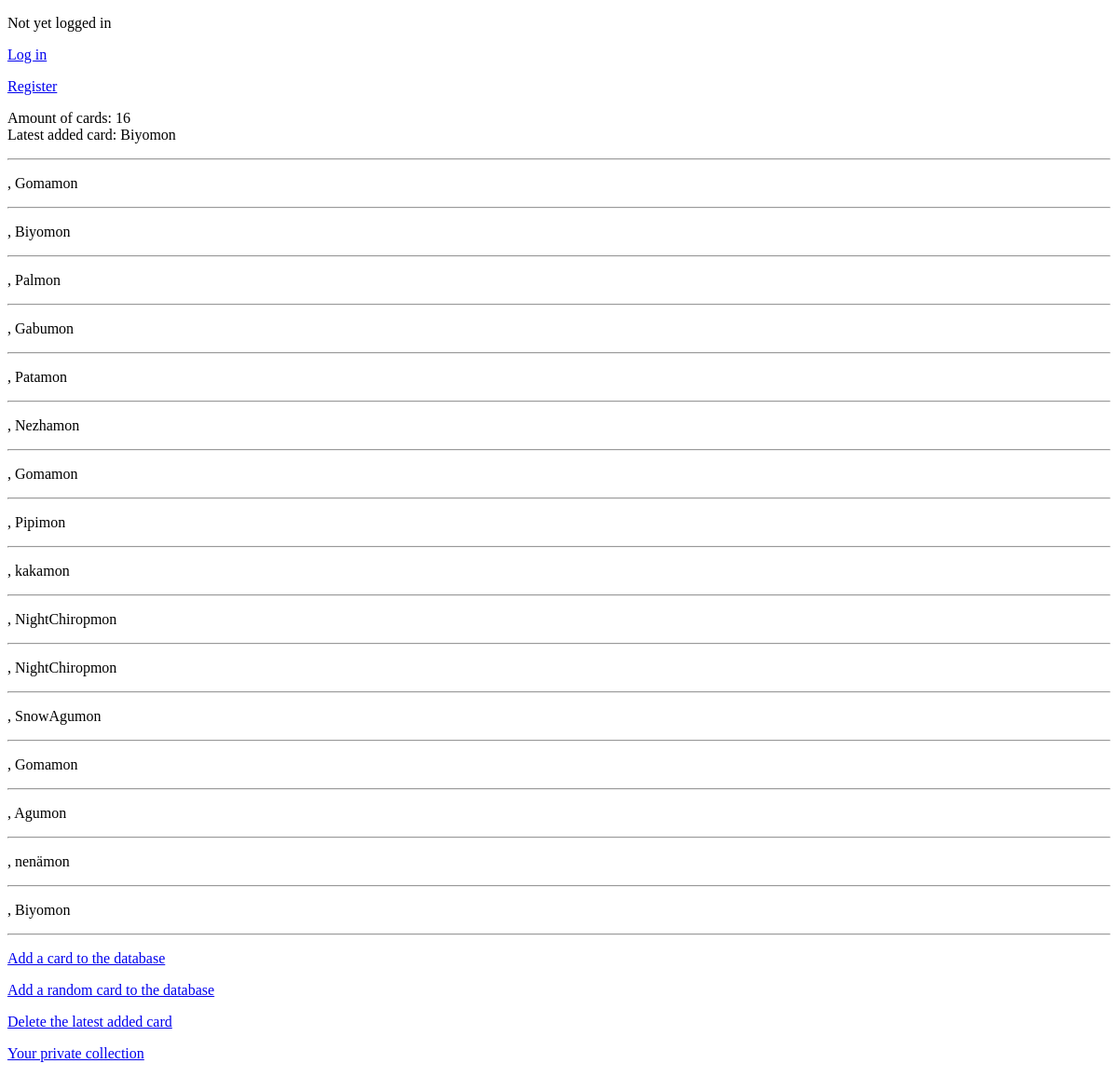
The app's page /full_card_list, older data.
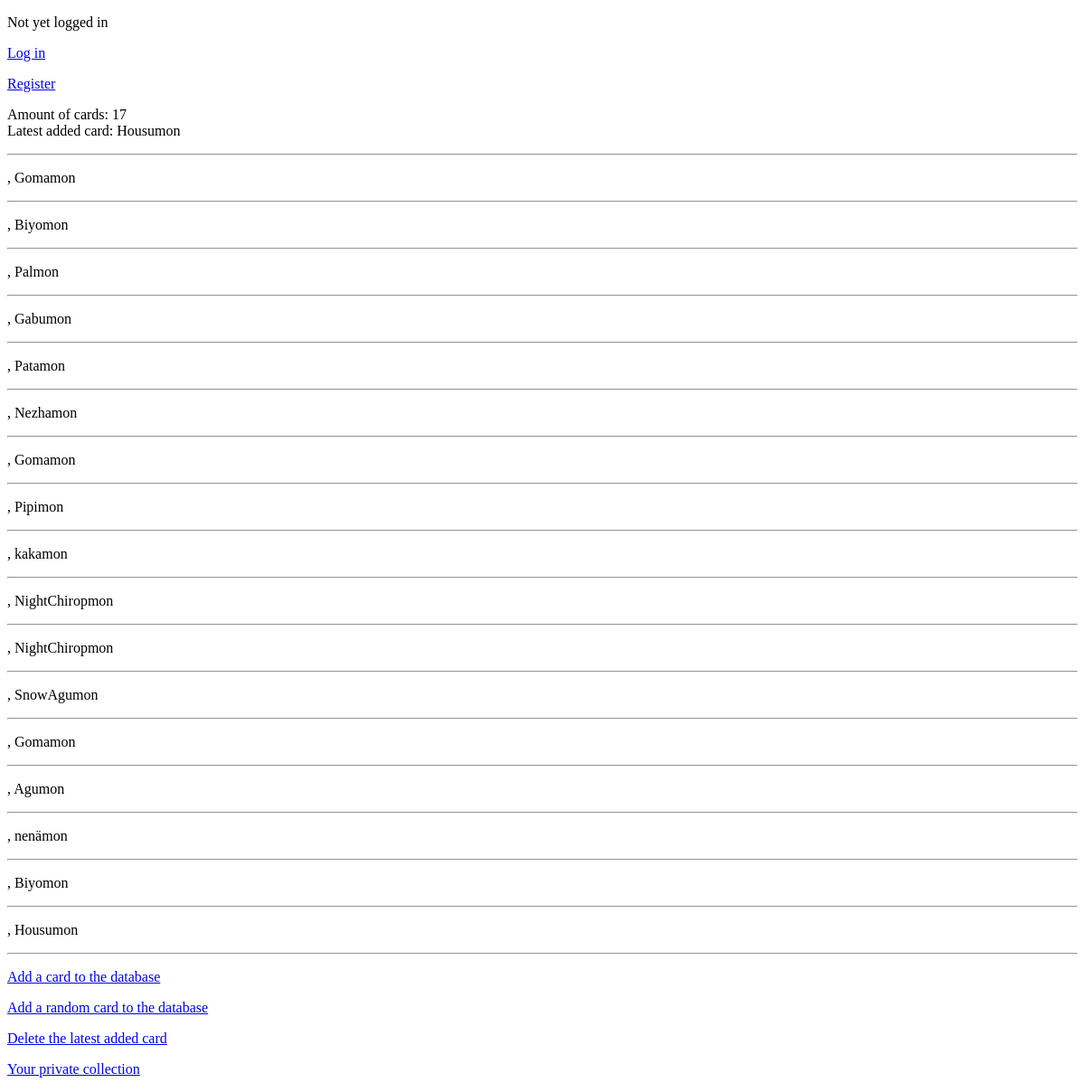
The same page, newer data.
### tables this page shows
CREATE TABLE cards (id INTEGER PRIMARY KEY, name TEXT);

### app.py (the view)
@app.route("/full_card_list")
def full_card_list():
    card_amount = db.query("SELECT COUNT(*) FROM cards")
    card_list = db.query("SELECT name FROM cards")
    latest_card = db.query("SELECT name FROM cards ORDER BY id DESC LIMIT 1")
    return render_template(
        "full_card_list.html",
        username = username,
        count = card_amount[0][0],
        card_list = card_list,
        latest_card = latest_card[0][0])

### db.py (called while the page is built)
def get_connection():
    con = sqlite3.connect("database.db")
    con.execute("PRAGMA foreign_keys = ON")
    con.row_factory = sqlite3.Row
    return con

def query(sql, params=[]):
    con = get_connection()
    result = con.execute(sql, params).fetchall()
    con.close()
    return result

### templates/full_card_list.html (shortened to what this page needs)
<!DOCTYPE html>
<html>
<head>
</head>
<body>
    {% if session.username %}
        <p>
            You are logged in as {{ session.username }}
        </p>
        <p>
            <a href="/logout">Log out</a>
        </p>
    {% else %}
        <p>
            Not yet logged in
        </p>
        <p>
            <a href="/login">Log in</a>
        </p>
        <p>
            <a href="/register">Register</a>
        </p>
    {% endif %}
    <p>
        Amount of cards: {{ count }}<br>
        Latest added card: {{ latest_card }}
    </p>
    <hr />
    {% for card in card_list %}
        <p>{{ card['id'] }}, {{ card['name'] }}</p>
        <hr />
    {% endfor %}
    <p>
        <a href="/new_card">Add a card to the database</a>
    </p>
    <p>
        <a href="/random_card">Add a random card to the database</a>
    </p>
    <p>
        <a href="/delete_card">Delete the latest added card</a>
    </p>
    <p>
        <a href="/personal_card_list">Your private collection</a>
    </p>
</body>
</html>

Row changes from the older to the newer data that the page shows:
added cards: name "Housumon"
Text that changed along with them:
{{ count }}: "16" → "17"
{{ latest_card }}: "Biyomon" → "Housumon"
